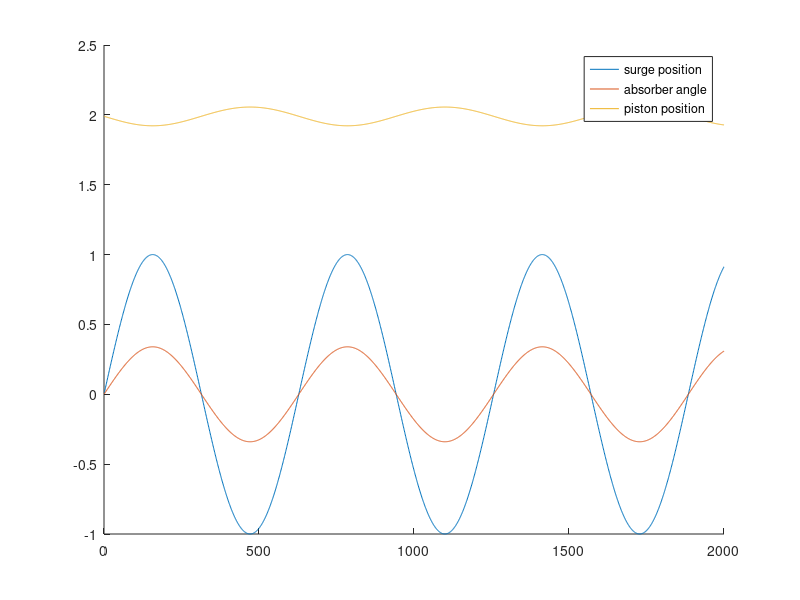

The MATLAB script that drew this image:
resolution = 0.01;
range = 20;
t = [1:(range/resolution)]*resolution;
r_1 = 0.2;
r_2 = 3;
r_3 = 2;
hold on;
plot(sin(t));
plot(asin(sin(t)/r_2));

plot(sqrt(r_3^2  -  2*r_3*r_1*sin(t)/r_2  -  r_1^2));

legend('surge position',  'absorber angle', 'piston position');
hold off;